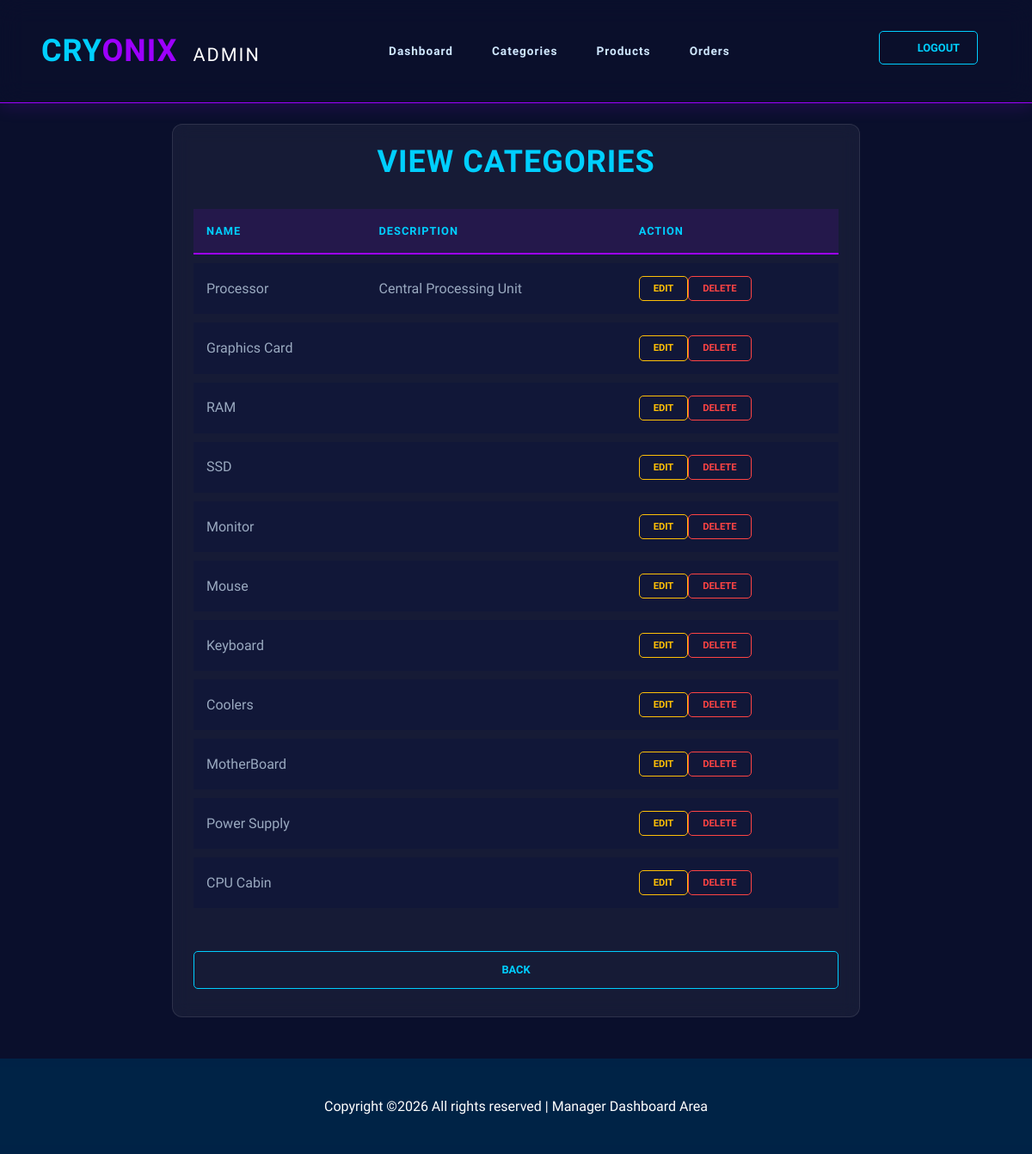
/view, run on the app's committed database.
### manager/models.py (models this page shows, shortened)
class Category(models.Model):
    Name=models.CharField(max_length=100,null=True)
    Description=models.CharField(max_length=100,null=True)

### manager/views.py (the view)
# urls.py: path('view',views.view,name='view'),
def view(request):
    v=Category.objects.all()
    return render(request,'manager/viewcate.html',{'data':v})

### user/context_processors.py (called while the page is built, shortened)
def cart_count(request):
    return {'cart_count': 0}

### template/manager/viewcate.html
{% extends 'manager/page1.html' %}
{% load static %}
{% block content %}
<div class="container d-flex justify-content-center align-items-center mt-4 mb-5">
    <div class="glass-effect p-4" style="max-width: 800px; width: 100%;">
        <h3 class="brand-font text-center mb-4 text-cyan">View Categories</h3>
        <div class="table-responsive">
            <table class="table table-dark-custom text-white">
                <thead>
                    <tr class="text-cyan brand-font" style="font-size: 0.8rem;">
                        <th>Name</th>
                        <th>Description</th>
                        <th>Action</th>
                    </tr>
                </thead>
                <tbody>
                    {% for i in data %}
                    <tr>
                        <td>{{i.Name}}</td>
                        <td>{{i.Description}}</td>
                        <td>
                            <div class="d-flex gap-2">
                                <a href="{% url 'editdata' i.id %}" class="cryonix-btn cryonix-btn-outline py-1 px-3" style="font-size: 0.7rem; color: #ffc107; border-color: #ffc107;">Edit</a>
                                <a href="{% url 'delete' i.id %}" onclick="return confirm('delete?')" class="cryonix-btn cryonix-btn-outline py-1 px-3" style="font-size: 0.7rem; color: #ff4444; border-color: #ff4444;">Delete</a>
                            </div>
                        </td>
                    </tr>
                    {% endfor %}
                </tbody>
            </table>
        </div>
        <div class="text-center mt-4">
            <a href="{% url 'adminhome' %}" class="cryonix-btn cryonix-btn-outline w-100">Back</a>
        </div>
    </div>
</div>
{% endblock %}

### static/aroma-master/aroma-master/css/style.css (style rules this page uses)
body { color:#777;font-family:"Roboto",sans-serif;font-size:15px;font-weight:400;line-height:1.667 }
h1,h2,h3,h4,h5,h6 { font-family:"Oswald",sans-serif;color:#222;line-height:1.1 }
h3,.h3 { font-size:26px;font-weight:600 }
@media (min-width: 600px) { h3,.h3 { font-size:36px } }
a { display:inline-block }

### static/css/cryonix_theme.css (style rules this page uses)
:root { --bg-dark: #0A0F2C; --bg-card: rgba(16, 22, 58, 0.7); --accent-cyan: #00CFFF; --accent-blue: #0066FF; --accent-purple: #9D00FF; --text-primary: #E8EAFF; --text-secondary: #9aaac0; --glass-bg: rgba(255, 255, 255, 0.05); --glass-border: rgba(255, 255, 255, 0.1); --glow-cyan: 0 0 15px rgba(0, 207, 255, 0.5); --glow-purple: 0 0 15px rgba(157, 0, 255, 0.5); }
body { background-color: var(--bg-dark); color: var(--text-primary); font-family: 'Exo 2', sans-serif; font-size: 1rem; line-height: 1.7; overflow-x: hidden; }
p, li, td, label, span, small, .text-muted { color: var(--text-secondary); }
a { color: var(--accent-cyan); transition: color 0.2s; }
h1, h2, h3, h4, h5, h6, .brand-font { font-family: 'Orbitron', sans-serif; letter-spacing: 1px; text-transform: uppercase; color: var(--accent-cyan); }
.glass-effect { background: var(--glass-bg); backdrop-filter: blur(10px); -webkit-backdrop-filter: blur(10px); border: 1px solid var(--glass-border); border-radius: 12px; position: relative; z-index: 1000; }
.cryonix-btn { font-family: 'Orbitron', sans-serif; font-weight: 700; padding: 10px 25px; border-radius: 5px; transition: all 0.3s ease; text-transform: uppercase; position: relative; overflow: hidden; cursor: pointer; border: none; font-size: 0.8rem; }
.cryonix-btn-outline { background: transparent; border: 1px solid var(--accent-cyan); color: var(--accent-cyan); }
.table-dark-custom { color: var(--text-primary) !important; background: transparent !important; border-collapse: separate !important; border-spacing: 0 10px !important; }
.table-dark-custom thead th { border: none !important; border-bottom: 2px solid var(--accent-purple) !important; background: rgba(157, 0, 255, 0.1) !important; color: var(--accent-cyan) !important; text-transform: uppercase; font-family: 'Orbitron', sans-serif; letter-spacing: 1px; padding: 15px !important; }
.table-dark-custom tbody tr { background: var(--bg-card) !important; transition: all 0.3s ease !important; border-radius: 8px !important; }
.table-dark-custom td { border: none !important; padding: 15px !important; vertical-align: middle !important; color: var(--text-secondary) !important; }

### data on the page
Category: Name "Processor", Description "Central Processing Unit"
Category: Name "Graphics Card"
Category: Name "RAM"
Category: Name "SSD"
Category: Name "Monitor"
Category: Name "Mouse"
Category: Name "Keyboard"
Category: Name "Coolers"
Category: Name "MotherBoard"
Category: Name "Power Supply"
Category: Name "CPU Cabin"
